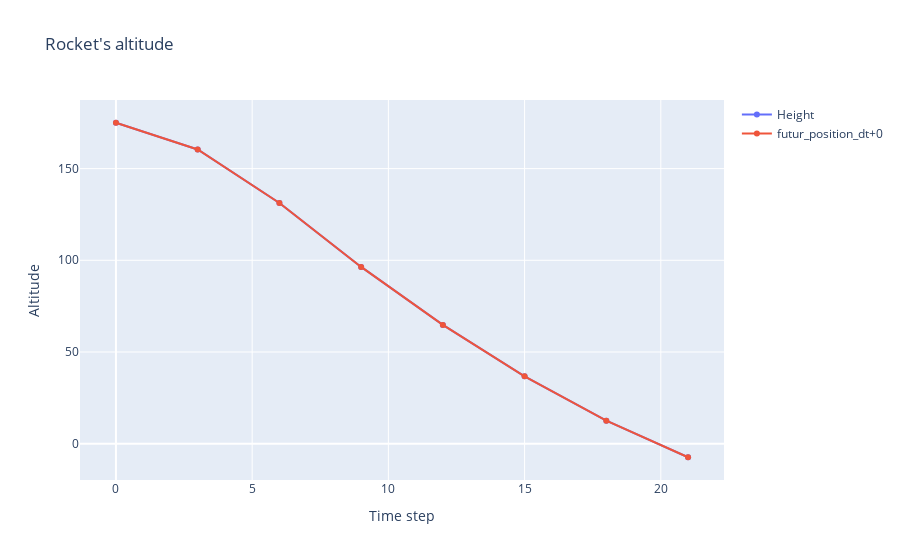

This figure's notebook cell:
### Markdown cell above
# <span style="color:orange">Intialize environment</span>

Create an environment object with the rules defined previously. The idea is to check the new field can raise a flag to stop simulation when the criteria are reached:

* 0 <= pos_y <= 5
* -2 <= acceleration_y >= 2
* -8 <= speed_y >= 8

We will also control the speed of the rocket and its acceleration to keep as possible those parameters between this range:

* -5 >= speed_y <= 5
* -10 <= acceleration_y >= 10

### Code cell
# Create an environment object with the rules defined previously
env_ref = Environment(JOSN_file, check_model = True)
df_0 = rocket_simulation(env_ref, acceleration_y_constraint = 10, speed_y_limit = 5, timestep = 0)
plot_rocket_altitude(df_0)

### Figure 1 — Plotly figure (JSON) as saved in the notebook; plotly's stock layout.template omitted (floating-point values rounded to 4 significant figures)
{"data": [{"mode": "lines+markers", "name": "Height", "type": "scatter", "x": [0, 3, 6, 9, 12, 15, 18, 21], "y": [175, 160.4, 131.3, 96.37, 64.76, 36.71, 12.56, -7.4]}, {"mode": "lines+markers", "name": "futur_position_dt+0", "type": "scatter", "x": [0, 3, 6, 9, 12, 15, 18, 21], "y": [175, 160.4, 131.3, 96.37, 64.76, 36.71, 12.56, -7.4]}], "layout": {"title": {"text": "Rocket's altitude"}, "xaxis": {"title": {"text": "Time step"}}, "yaxis": {"title": {"text": "Altitude"}}}}
